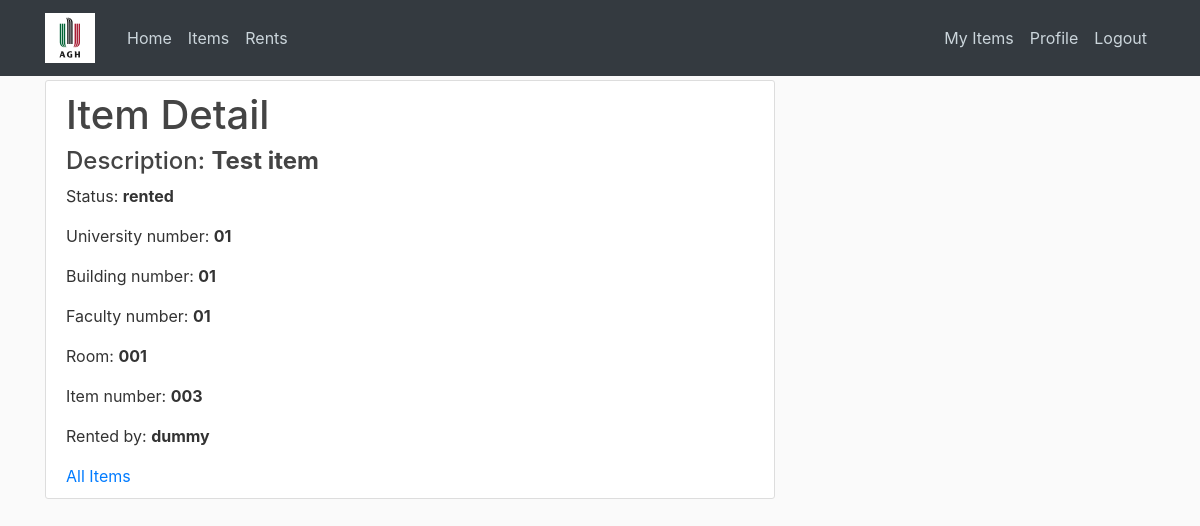
Page /items/1/ (signed in) on the earlier database version.
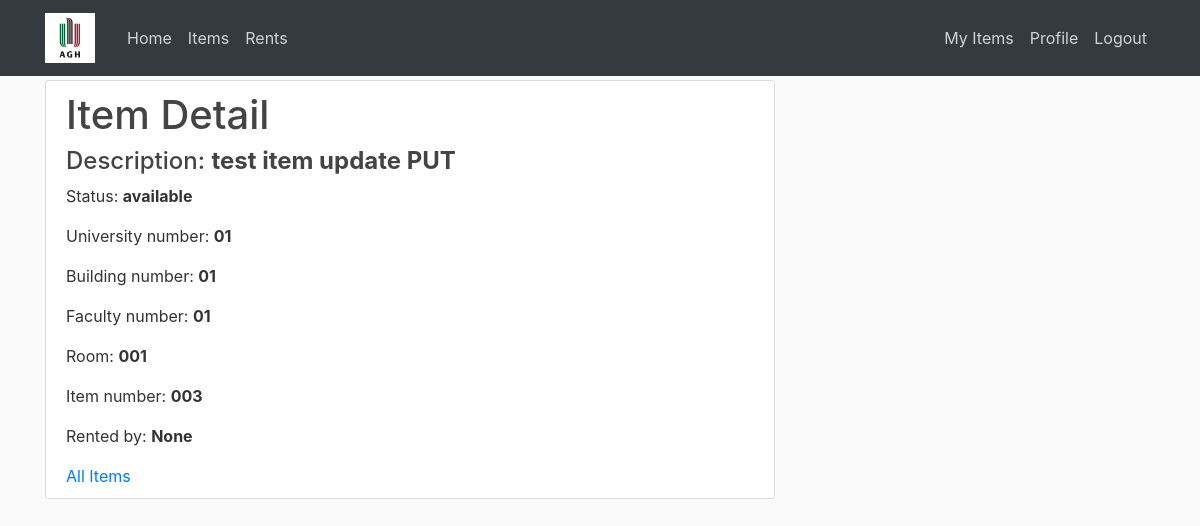
Same page on the later database version.
### items/models.py (models this page shows, shortened)
class Item(models.Model):
    ITEM_STATUS = (
        ('rented','Rented'),
        ('available','Available'),
        ('missing','Missing'),
    )
    university_number   = models.CharField(max_length=2, null=True)
    building_number     = models.CharField(max_length=2, null=True)
    faculty_number      = models.CharField(max_length=2, null=True)
    room_number         = models.CharField(max_length=3, null=True)
    item_number         = models.CharField(max_length=3, unique=True)
    description         = models.CharField(max_length=50)
    status              = models.CharField(choices=ITEM_STATUS, default='available', max_length=30)
    rented_by           = models.ForeignKey(settings.AUTH_USER_MODEL, null=True, blank=True, on_delete=models.CASCADE)

### items/views.py (the view)
# urls.py: path('items/<int:pk>/', items_views.ItemDetailView.as_view(), name='items-detail'),
class ItemDetailView(PermissionRequiredMixin, LoginRequiredMixin, generic.DetailView):
    model = Item
    template_name = 'items/items_detail.html'
    permission_required = 'items.view_item'
    def get_object(self):
        item = Item.objects.filter(pk=self.kwargs['pk']).first()
        return item
    def get_context_data(self, **kwargs):
        context = super().get_context_data(**kwargs)
        context["teacher_permission"] = _has_group_permission(self.request.user, ['Teacher', 'admin'])
        return context

### items/api/permissons.py (called while the page is built)
def _is_in_group(user, group_name):
    if user.is_superuser:
        return True
    try:
        return Group.objects.get(name=group_name).user_set.filter(id=user.id).exists()
    except Group.DoesNotExist:
        return None

def _has_group_permission(user, required_groups):
    return any([_is_in_group(user, group_name) for group_name in required_groups])

### items/templatetags/usertags.py (called while the page is built)
@register.filter(name='has_group')
def has_group(user, group_name):
    group = Group.objects.get(name=group_name)
    return True if group in user.groups.all() else False

### items/templates/items/items_detail.html (shortened to what this page needs)
{% extends 'items/base.html' %}
{% block content %}
<div class="content-section">
    <h1>Item Detail</h1>
    <h4>Description: <b>{{ item.description }}</b></h4>
    <p>Status: <b>{{ item.status }}</b></p>
    <p>University number: <b>{{item.university_number}}</b></p>
    <p>Building number: <b>{{item.building_number}}</b></p>
    <p>Faculty number: <b>{{item.faculty_number}}</b></p>
    <p>Room: <b>{{item.room_number}}</b></p>
    <p>Item number: <b>{{item.item_number}}</b></p>
    <p>Rented by: <b>{{item.rented_by}}</b></p>
    <a href="{% url 'items:items-list'%}">All Items</a>
</div>
{% endblock content %}

Differences in the rows shown:
changed Item: description "Test item" → "test item update PUT"; status "rented" → "available"; rented_by "dummy" → "None"
